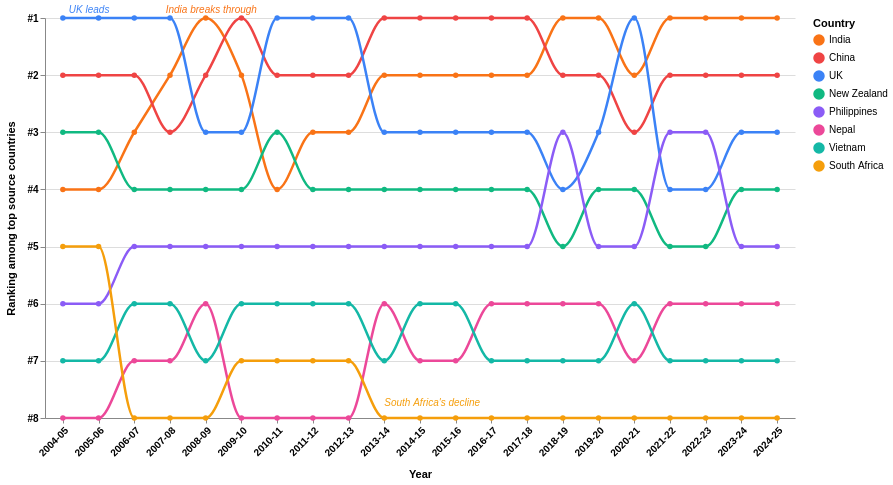

Write the Vega-Lite specification saved for this chart.
### Vega-Lite specification from a JSON file in a GitHub repository (floating-point values rounded to 4 significant figures; data arrays with more than 128 entries replaced by an {"elided": "..."} marker saying what was removed)
{"$schema": "https://vega.github.io/schema/vega-lite/v5.json", "width": 750, "height": 400, "background": "#ffffff", "config": {"view": {"stroke": null}}, "layer": [{"data": {"values": {"elided": "168 records"}}, "params": [{"name": "hover", "select": {"type": "point", "fields": ["country"], "on": "mouseover", "nearest": false}}], "mark": {"type": "line", "point": true, "strokeWidth": 2.5, "interpolate": "monotone"}, "encoding": {"x": {"field": "year", "type": "ordinal", "axis": {"labelAngle": -45, "title": "Year", "labelFontSize": 10, "labelFontWeight": "bold", "titlePadding": 10}}, "y": {"field": "rank", "type": "quantitative", "sort": "ascending", "scale": {"domain": [1, 8], "reverse": true}, "axis": {"title": "Ranking among top source countries", "values": [1, 2, 3, 4, 5, 6, 7, 8], "labelExpr": "'#' + datum.value", "labelFontWeight": "bold", "titlePadding": 10}}, "color": {"field": "country", "type": "nominal", "scale": {"domain": ["India", "China", "UK", "New Zealand", "Philippines", "Nepal", "Vietnam", "South Africa"], "range": ["#f97316", "#ef4444", "#3b82f6", "#10b981", "#8b5cf6", "#ec4899", "#14b8a6", "#f59e0b"]}, "legend": {"title": "Country", "orient": "right"}}, "opacity": {"condition": {"param": "hover", "empty": true, "value": 1}, "value": 0.1}, "strokeWidth": {"condition": {"param": "hover", "empty": true, "value": 2.5}, "value": 1}, "tooltip": [{"field": "year", "title": "Year"}, {"field": "country", "title": "Country"}, {"field": "rank", "title": "Rank"}]}}, {"data": {"values": [{"year": "2004-05", "rank": 1, "label": "UK leads"}]}, "mark": {"type": "text", "align": "left", "dx": 6, "dy": -8, "fontSize": 10, "fontStyle": "italic", "color": "#3b82f6"}, "encoding": {"x": {"field": "year", "type": "ordinal"}, "y": {"field": "rank", "type": "quantitative", "scale": {"domain": [1, 8], "reverse": true}}, "text": {"field": "label"}}}, {"data": {"values": [{"year": "2008-09", "rank": 1, "label": "India breaks through"}]}, "mark": {"type": "text", "align": "left", "dx": -40, "dy": -8, "fontSize": 10, "fontStyle": "italic", "color": "#f97316"}, "encoding": {"x": {"field": "year", "type": "ordinal"}, "y": {"field": "rank", "type": "quantitative", "scale": {"domain": [1, 8], "reverse": true}}, "text": {"field": "label"}}}, {"data": {"values": [{"year": "2020-21", "rank": 8, "label": "South Africa's decline"}]}, "mark": {"type": "text", "align": "left", "dx": -250, "dy": -15, "fontSize": 10, "fontStyle": "italic", "color": "#f59e0b"}, "encoding": {"x": {"field": "year", "type": "ordinal"}, "y": {"field": "rank", "type": "quantitative", "scale": {"domain": [1, 8], "reverse": true}}, "text": {"field": "label"}}}]}
